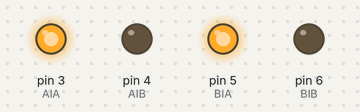
Bench run of a sketch on a simulated Arduino Uno, built with avr-gcc and run on an emulated ATmega328P. On the bench: output pins drawn as LEDs (lit = HIGH).

Above: at 1.0 s.
At 3.0 s:
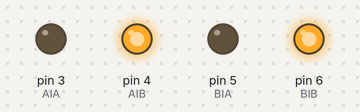
Timing chart, 0 to 5.2 s (numbered marks = the images above):
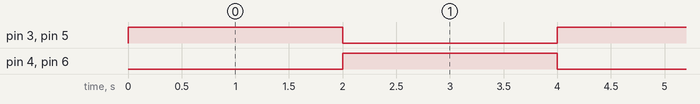

Measured:
- by itself, pin 3 (AIA), pin 4 (AIB), pin 5 (BIA), pin 6 (BIB): alternates HIGH for 2.0 s and LOW for 2.0 s

The sketch:

car.ino
```cpp
const int AIA = 3;
const int AIB = 4;
const int BIA = 5;
const int BIB = 6;

byte speed = 255;

void setup() {
  pinMode(AIA, OUTPUT);
  pinMode(AIB, OUTPUT);
   pinMode(BIA, OUTPUT);
    pinMode(BIB, OUTPUT);

}

void loop() {
  forward();
  delay(2000);
  backward();
  delay(2000);
}

void backward()
{
  analogWrite(AIA,0);
  analogWrite(AIB,speed);
  analogWrite(BIA,0);
  analogWrite(BIB,speed);
}

void forward()
{
  analogWrite(AIA,speed);
  analogWrite(AIB,0);
  analogWrite(BIA,speed);
  analogWrite(BIB,0);
}
```
